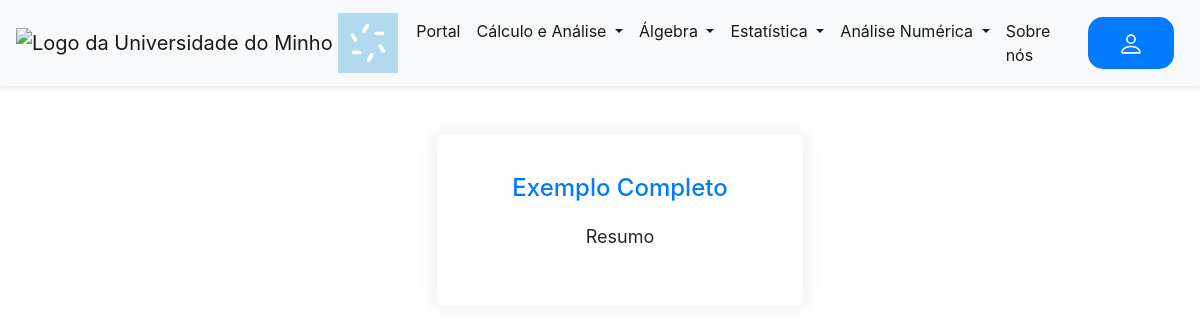
Before: /menu with the older database file.
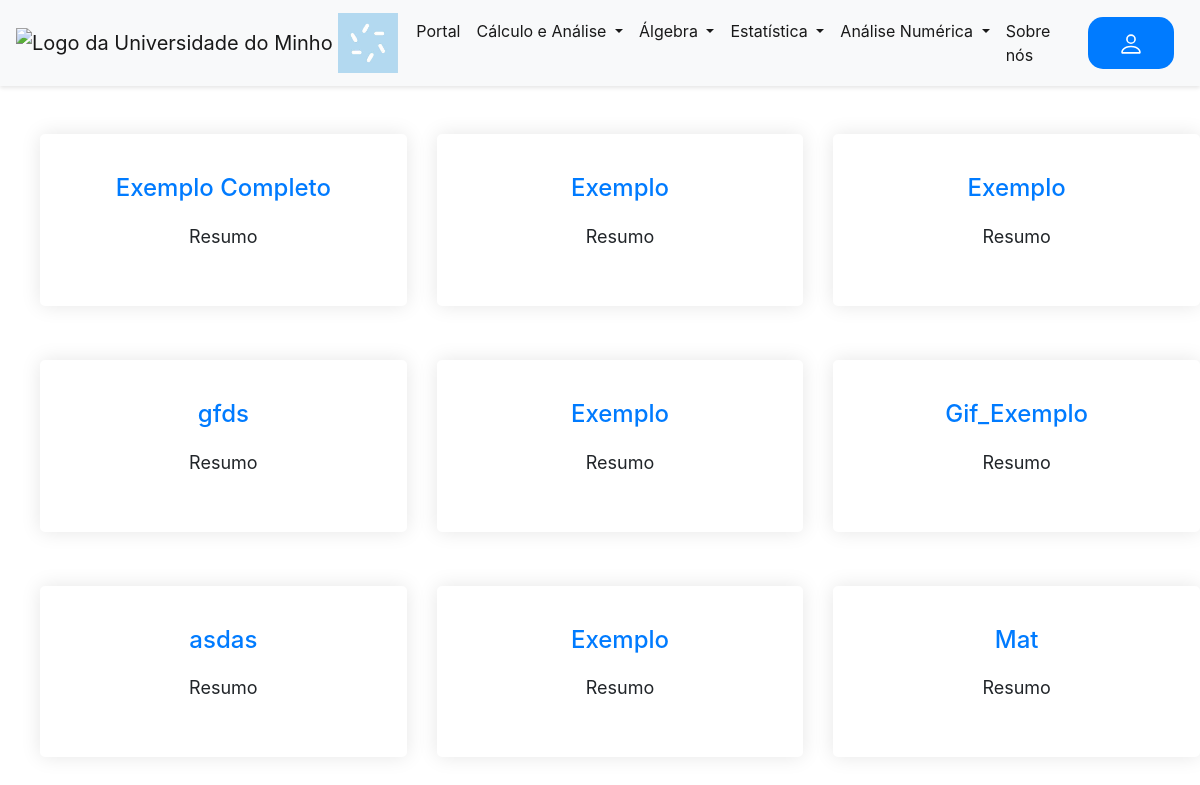
After: the same page with the newer database file.
### tables this page shows
CREATE TABLE posts
             (id INTEGER PRIMARY KEY AUTOINCREMENT,
              title TEXT,
              content TEXT,
              thumbnail_url TEXT,
              file_url TEXT,
              author TEXT,
              snapshots_1 TEXT,
              snapshots_2 TEXT,
              snapshots_3 TEXT,
              links TEXT,
              download TEXT,
              created_at TIMESTAMP DEFAULT CURRENT_TIMESTAMP);

### main.py (the view)
@app.route("/menu")
def menu():
    conn = sqlite3.connect("database.db")
    c = conn.cursor()
    c.execute("SELECT * FROM posts")
    posts = c.fetchall()
    conn.close()
    return render_template("menu.html", can_edit=False, posts=posts)

### templates/menu.html (shortened to what this page needs)
{% extends "base.html" %}
{% block content %}
<html>
<head>
</head>
<body>
  <div class="mt-5">
    <ul>
      {% for post in posts %}
      {% if loop.index0 % 3 == 0 %}
      <div class="row justify-content-center">
        {% endif %}
        <div class="col-lg-4 col-md-6 mb-4">
          <div class="feature-box">
            <h3><a href="/post/{{ post[0] }}">{{ post[1] }}</a></h3>
            <p>Resumo</p>
          </div>
        </div>
        {% if loop.index0 % 3 == 2 or loop.last %}
      </div>
      {% endif %}
      {% endfor %}
    </ul>
  </div>
</body>
</html>
{% endblock %}

### templates/base.html (shortened to what this page needs)
<!DOCTYPE html>
<html>
<head>
    <link rel="stylesheet" href="https://cdn.jsdelivr.net/npm/bootstrap@4.3.1/dist/css/bootstrap.min.css"
>
    <link rel="stylesheet" href="../static/style.css">
</head>
<body>
    <nav class="navbar navbar-expand-lg navbar-light bg-light">
        <a class="navbar-brand" href="/">
            <img src="../static/images/logo_uminho.png" width="60" height="60" alt="Logo da Universidade do Minho">
            <img src="../static/images/logo_ciencias.jpg" width="60" height="60" alt="Logo da Faculdade de Ciências">
        </a>
        <div class="collapse navbar-collapse" id="navbarSupportedContent">
            <ul class="navbar-nav mr-auto">
                <li class="nav-item active">
                    <a class="nav-link nav-link-main" href="/">Portal <span class="sr-only">(current)</span></a>
                </li>
                <li class="nav-item dropdown active">
                    <a class="nav-link dropdown-toggle nav-link-main" href="#" id="navbarDropdownMenuLink" role="button"
                        data-toggle="dropdown" aria-haspopup="true" aria-expanded="false">
                        Cálculo e Análise
                    </a>
                </li>
                <li class="nav-item dropdown active">
                    <a class="nav-link dropdown-toggle nav-link-main" href="#" id="navbarDropdownMenuLink" role="button"
                        data-toggle="dropdown" aria-haspopup="true" aria-expanded="false">
                        Álgebra
                    </a>
                </li>
                <li class="nav-item dropdown active">
                    <a class="nav-link dropdown-toggle nav-link-main" href="#" id="navbarDropdownMenuLink" role="button"
                        data-toggle="dropdown" aria-haspopup="true" aria-expanded="false">
                        Estatística
                    </a>
                </li>
                <li class="nav-item dropdown active">
                    <a class="nav-link dropdown-toggle nav-link-main" href="#" id="navbarDropdownMenuLink" role="button"
                        data-toggle="dropdown" aria-haspopup="true" aria-expanded="false">
                        Análise Numérica
                    </a>
                </li>
                <li class="nav-item active">
                    <a class="nav-link nav-link-main" href="/sabermais/">Sobre nós</a>
                </li>
            </ul>
            {% if 'email' not in session %}
            <a href="/login" class="btn btn-primary">
            </a>
            {% endif %}
        </div>
    </nav>
</body>
<body>
    <main>
        {% block content %}
        {% endblock%}
    </main>
</body>
</html>

### static/style.css (style rules this page uses)
.btn { display: inline-block; padding: 12px 30px; font-size: 18px; font-weight: 600; border-radius: 5px; text-align: center; margin: 0 10px; transition: all 0.3s ease; }
.btn-primary { background-color: #007bff; color: #fff; border: none; }
.btn { border-radius: 15px; }
.feature-box { background-color: #fff; border-radius: 5px; padding: 40px 30px; text-align: center; margin-bottom: 30px; box-shadow: 0 0 20px rgba(0, 0, 0, 0.1); }
.feature-box h3 { font-size: 24px; margin-bottom: 20px; }
.feature-box p { font-size: 18px; line-height: 1.5; }
.navbar { box-shadow: 0 2px 4px rgba(0, 0, 0, 0.1); }

Changed rows visible on the page:
added posts: title "Exemplo"
added posts: title "Exemplo"
added posts: title "gfds"
added posts: title "Exemplo"
added posts: title "Gif_Exemplo"
added posts: title "asdas"
added posts: title "Exemplo"
added posts: title "Mat"
